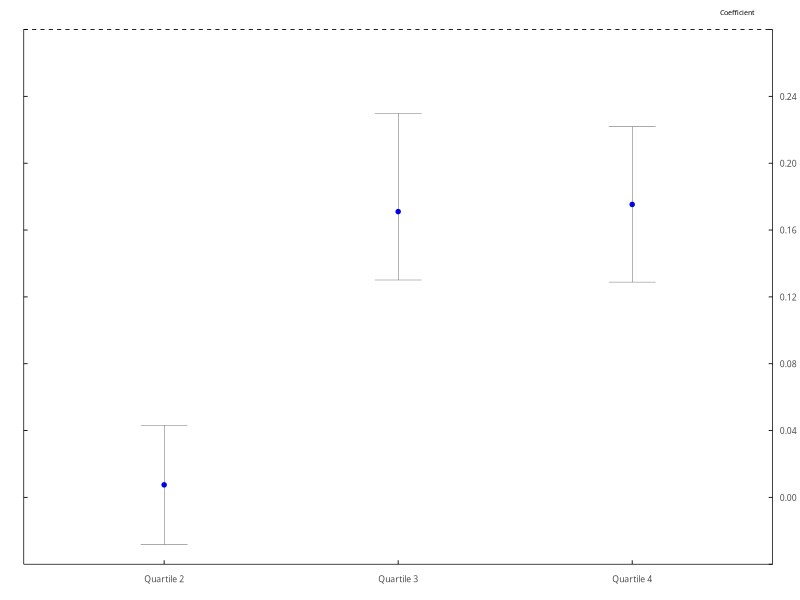
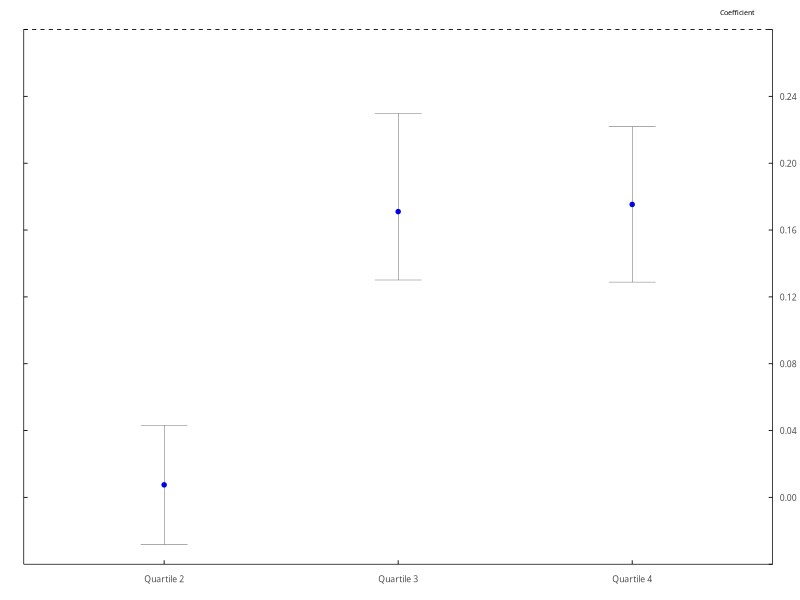
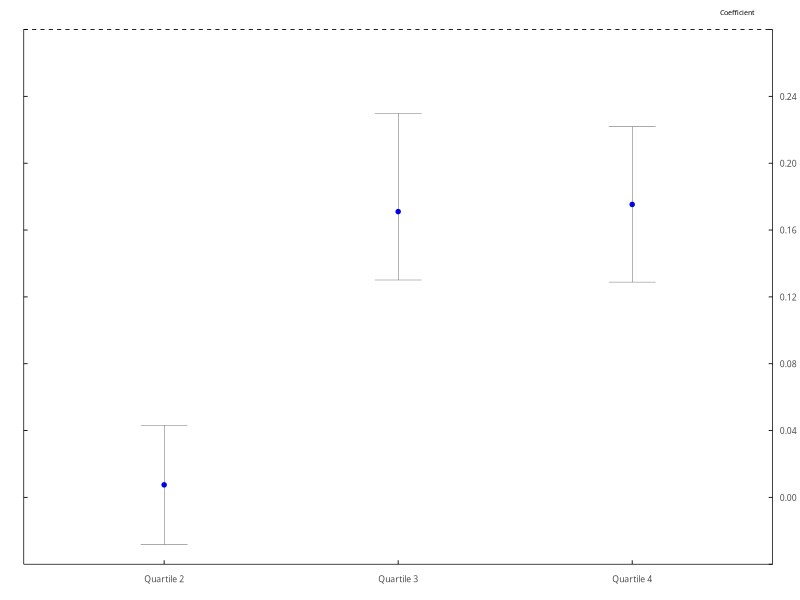

Write R code to recreate these figures, in order.
library(ggplot2)

# Create the data for the "2011-2018" phase only
data_combined <- data.frame(
  variable = c("Quartile 2", "Quartile 3", "Quartile 4"),
  estimate = c(0.007503, 0.17104, 0.175331),
  se = c(0.018193, 0.020888, 0.023712),
  low_ci = c(0.043162, 0.22982, 0.221805),
  high_ci = c(-0.02816, 0.1301, 0.128856),
  phase = "2011-2018"  # Added 'phase' column with the phase label
)

# Specify the order of the x-axis labels
x_axis_order_combined <- c("Quartile 2", "Quartile 3", "Quartile 4")
data_combined$variable <- factor(data_combined$variable, levels = x_axis_order_combined)

scaleFUN <- function(x) {
  formatted_labels <- format(x, nsmall = 1)
  formatted_labels[formatted_labels == "0.0"] <- "0.0"
  paste0(formatted_labels)
}

# Create the plot for the "2011-2018" phase only
plot_combined <- ggplot(data_combined, aes(x = variable, color = phase)) +
  geom_point(aes(y = estimate), size = 1.20, position = position_dodge(width = 0.40)) +
  geom_errorbar(aes(ymin = low_ci, ymax = high_ci), size = 0.1, 
                width = 0.2, 
                color = "black", 
                position = position_dodge2(width = 0.4)) +  # Set error bar color to black
  geom_hline(yintercept = 0.28, linetype = "dashed", color = "black", size = 0.3) +
  labs(title = "",
       x = "",
       y = "",
       color = "Phase") +
  theme_minimal() +
  theme(
    plot.title = element_text(hjust = 0.5),
    panel.border = element_blank(),
    panel.spacing = unit(0.5, "lines"),
    panel.grid.major = element_blank(),
    panel.grid.minor = element_blank(),
    axis.line.x = element_line(color = "black", size = 0.25),
    axis.line.y = element_line(color = "black", size = 0.25),
    axis.text.x = element_text(angle = 0, hjust = 0.5, vjust = -3, size = 6.2, family = "CM Roman"),
    axis.ticks.length.y = unit(-0.10, "cm"),
    axis.title.y = element_text(vjust = 1),
    axis.text.y = element_text(vjust = 0.5, hjust = -6, size = 6.2, family = "CM Roman"),
    axis.text.y.left = element_blank(),
    axis.text.y.right = element_text(hjust = 1.2), 
    plot.margin = margin(0.1, 0.1, 0.1, 0.1, "cm"),
    axis.ticks.x = element_line(size = unit(0.3, "cm"), color = "black"),
    axis.ticks.length.x = unit(-0.10, "cm"),
    axis.ticks.y = element_line(size = unit(0.3, "cm"), color = "black"),
    axis.ticks.margin = unit(0.2, "cm"),
    legend.text = element_text(size = 5, family = "CM Roman"),  # Adjust the size here for the legend text
    legend.position = c(0.97, 0.40),
    legend.justification = c("right", "top"),
    legend.box.just = "right",
    legend.margin = margin(0, 3, 0, 0),
    legend.spacing.x = unit(-0.1, "cm"),  # Adjust the spacing between dot and label
  ) +
  coord_cartesian(clip = "off", ylim = c(-0.04, 0.28)) +
  scale_color_manual(values = c("2011-2018" = "blue")) +
  scale_y_continuous(
    expand = c(0, 0), 
    breaks = seq(0.00, 0.28, by = 0.04),
    sec.axis = sec_axis(
      trans = ~., 
      breaks = seq(-0.04, 0.28, by = 0.04), 
      labels = c("", scaleFUN(seq(0.00, 0.27, 0.04)), "")
    )
  ) +
  annotate("text", x = 3.45, y = 0.29, label = "Coefficient", size = 1.8, family = "CM Roman")

# Remove the legend title
plot_combined <- plot_combined +
  theme(legend.title = element_blank(),
        legend.key.height = unit(0.50, "lines")) +
  guides(color = FALSE)  # This line removes the legend for the color (blue dot and "2011-2018")

# View the modified plot
print(plot_combined)

filename <- "ols_ipums_cps_xtile_wage.eps"  # Specify the desired filename
ggsave(paste0("/mq/home/m1oma00/Michael/michael_egon/",filename), plot = plot_combined, width = 4.75, height = 2.10, units = "in", device = cairo_ps)

filename_pdf <- "ols_ipums_cps_xtile_wages.pdf"  # Specify the desired filename with a .pdf extension
ggsave(paste0("/mq/home/m1oma00/Michael/michael_egon/", filename_pdf), plot = plot_combined, width = 4.75, height = 2.10, units = "in", device = cairo_pdf)
